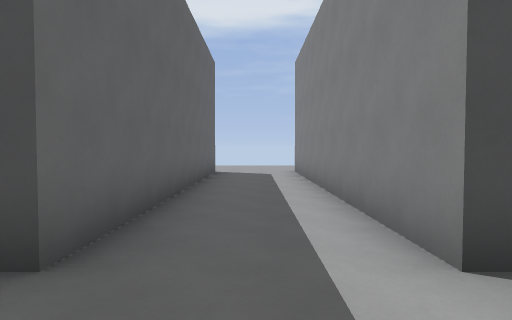
view 1 (above)

24 first-person views from a walk through a level from a Godot 3-D game. The camera is 1.5 m above the floor, tilts 2° down and sees 75° across. The floor is counted in squares, 2 m on a side. Each view is taken from the middle of a square. On the plan, view 1 faces up. The plan holds only what a view shows up to about 11 squares ahead; the rest is blank. The place goes on beyond the plan.

view 2
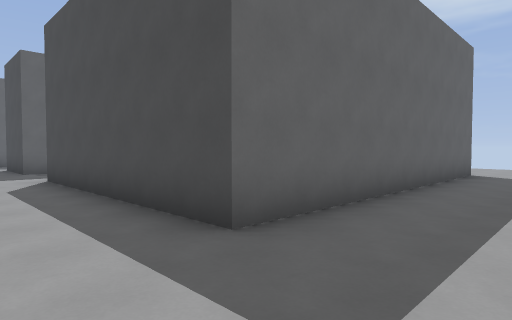

view 3
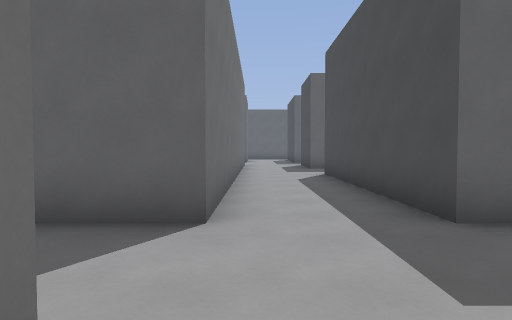

view 4
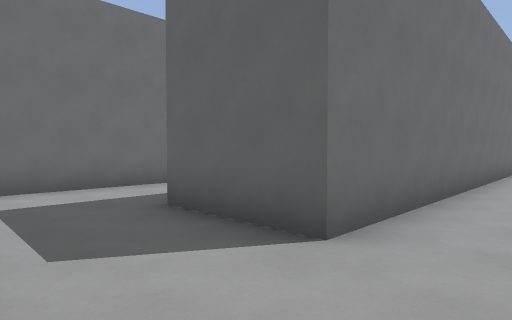

view 5
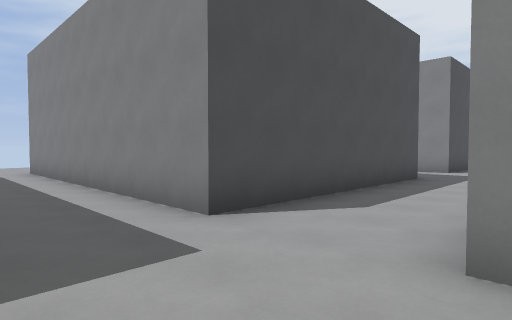

view 6
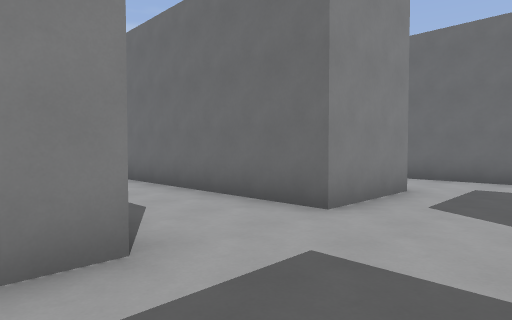

view 7
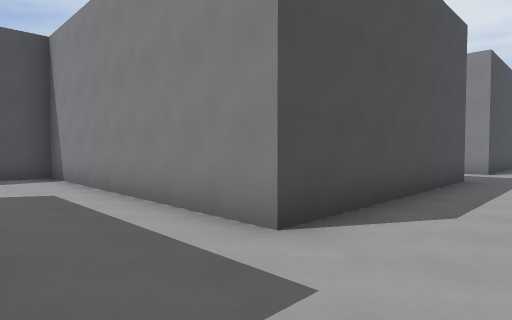

view 8
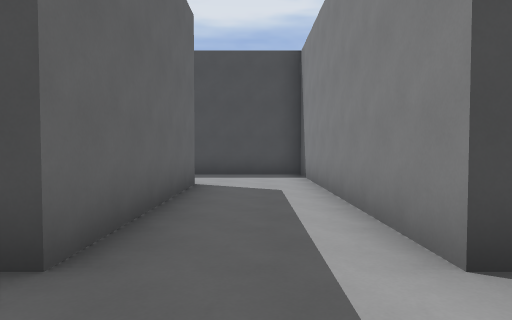

view 9
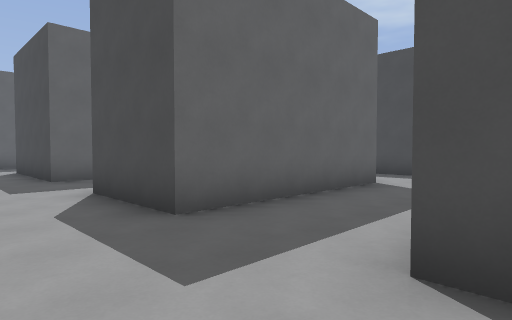

view 10
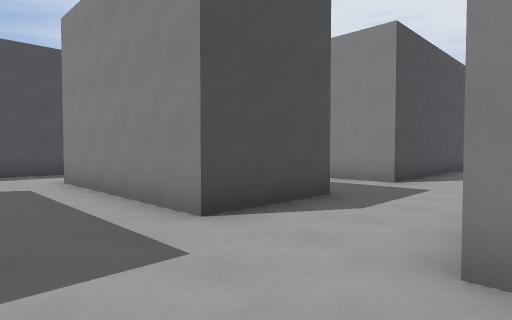

view 11
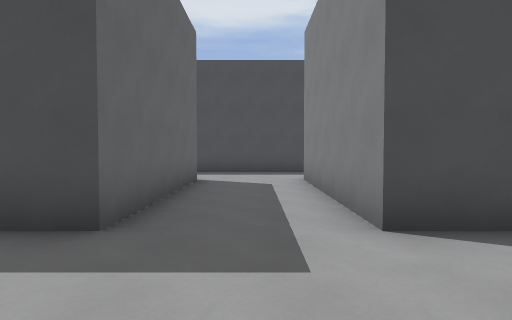

view 12
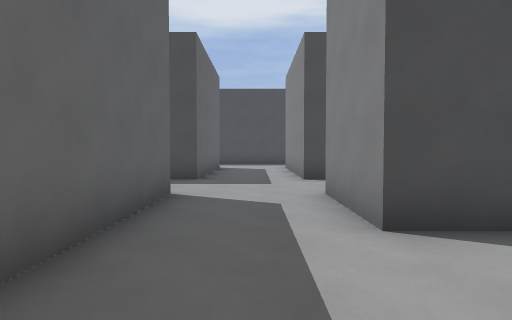

view 13
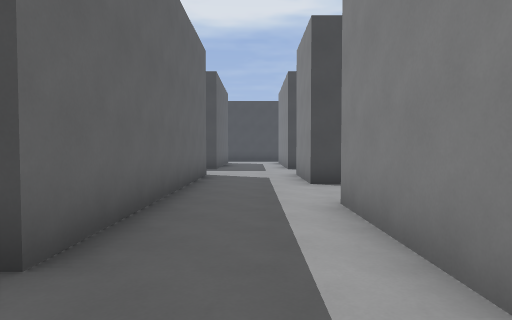

view 14
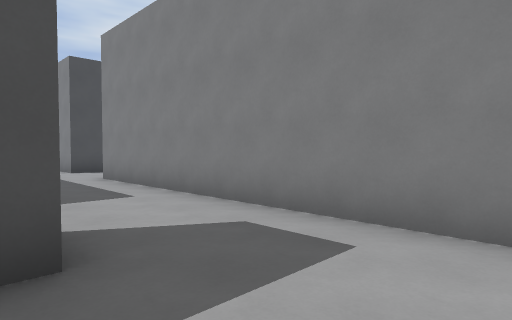

view 15
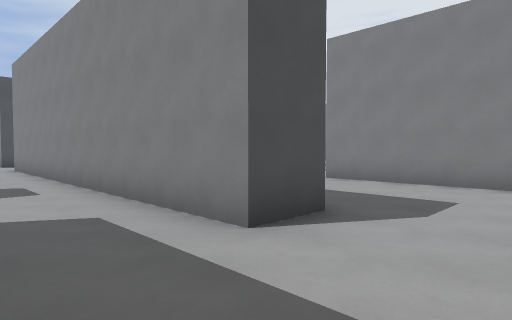

view 16
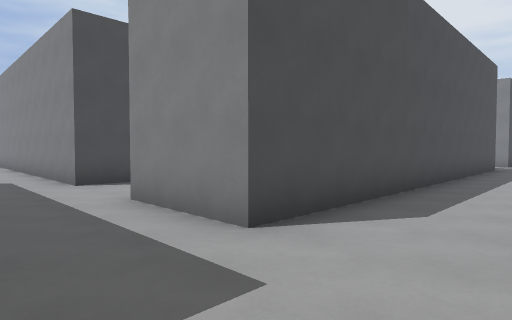

view 17
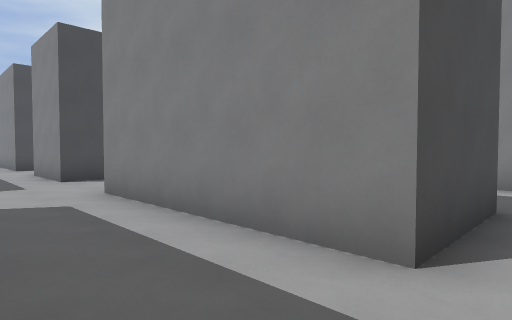

view 18
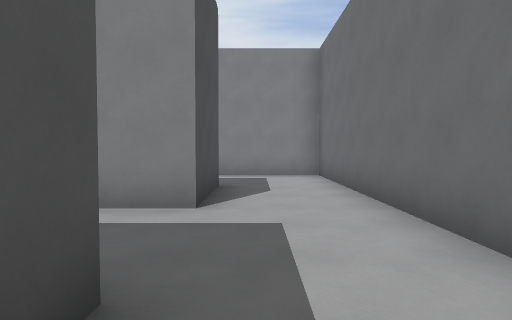

view 19
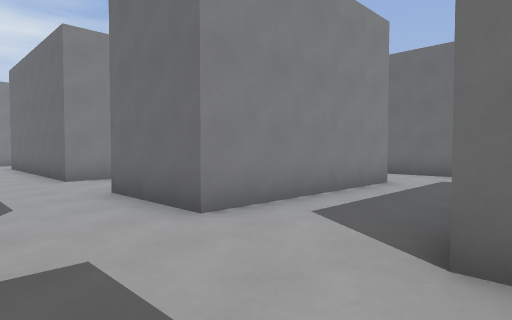

view 20
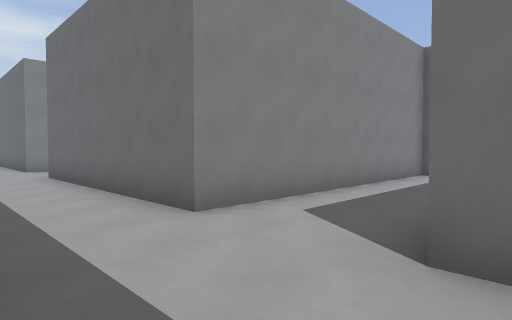

view 21
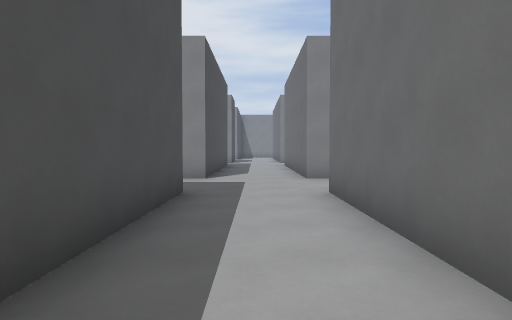

view 22
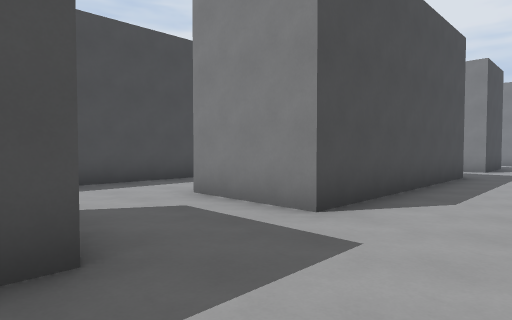

view 23
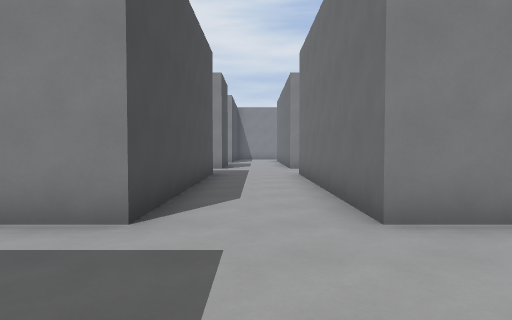

view 24
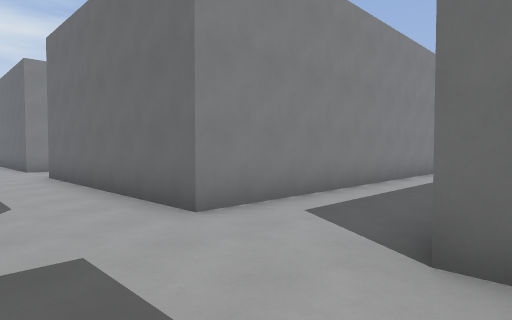

### Floor plan
Points are (right, up) in squares from view 1. A wall is a line through its corners. A room is listed if a view was taken in it or the views show most of it. See-through windows are left out.
Room 1 (views 1, 2, 3, 4, 5, 6, 7, 8, 9)
walls: (1.3, -3) (1.3, -0.5) (6.9, -0.5); (-1.3, 10.5) (-1.3, 2) (-7.7, 2) (-7.7, 9.5) (-10.4, 9.5); (-0.5, -5.5) (2.3, -5.5); (7.8, 2) (1.3, 2) (1.3, 10.5); (-10.4, -0.5) (-1.3, -0.5) (-1.3, -3); (-10.3, 7.1) (-10.3, 2)
ways out: opening at (-11.5, 0.5) to room 2; opening at (-11.5, 8.5) to room 2; opening at (-1.5, -4.5) to room 2; opening at (2.5, -4.5) to room 2; opening at (7.5, 0.5)
Room 2 (views 10, 11, 12, 13, 14, 15, 16, 17, 18, 19, 20, 21, 22, 23, 24)
walls: (-7.7, -18.1) (-7.7, -14.2); (-1.2, -21.8) (-12.9, -21.8) (-12.9, -19.2); (3, -16.8) (0.1, -16.8); (-11.5, -16.8) (-12.9, -16.8) (-12.9, -5.5); (-2.7, -5.5) (-0.5, -5.5); (7.8, -21.8) (1.3, -21.8) (1.3, -19.2); (-10.2, -29.3) (-12.9, -29.3) (-12.9, -24.3) (-10.2, -24.3); (-11.6, -3) (-12.9, -3) (-12.9, -0.5); (11.4, -21.8) (10.2, -21.8) (10.2, -21.1); (10.2, -24.9) (10.2, -24.3) (11.4, -24.3); (1.3, -32.8) (1.3, -24.3) (7.8, -24.3); (-15.4, -29.3) (-16.1, -29.3); (-14.8, -31.8) (-7.7, -31.8) (-7.7, -24.3) (-1.2, -24.3); (-10.3, 2) (-12.9, 2) (-12.9, 7); (-15.4, -0.5) (-15.4, -8); (-15.4, 7) (-15.4, 2) (-17.5, 2); (-10.4, 9.5) (-15.9, 9.5)
ways out: opening at (-11.5, 0.5) to room 1; opening at (-11.5, 8.5) to room 1; opening at (-1.5, -4.5) to room 1; opening at (2.5, -4.5) to room 1; opening at (-12, -4.5)

Positions as (right, up) in squares from view 1, and headings:
1: (0, 0), facing up
2: (1, 0), facing up-left
3: (2, 0), facing left
4: (1, 1), facing down-left
5: (-1, -1), facing up-right
6: (-1, 3), facing down-right
7: (-10, 0), facing up-right
8: (-9, 0), facing up
9: (-7, 0), facing up-left
10: (-15, -1), facing up-right
11: (-14, -1), facing up
12: (-14, -6), facing up
13: (-14, -10), facing up
14: (-16, -14), facing up-right
15: (-15, -19), facing up-right
16: (-15, -24), facing up-right
17: (-15, -30), facing up-right
18: (-17, -30), facing right
19: (-16, -22), facing down-right
20: (-11, -22), facing down-right
21: (-7, -23), facing right
22: (-2, -24), facing up-right
23: (-2, -23), facing right
24: (-2, -22), facing down-right
